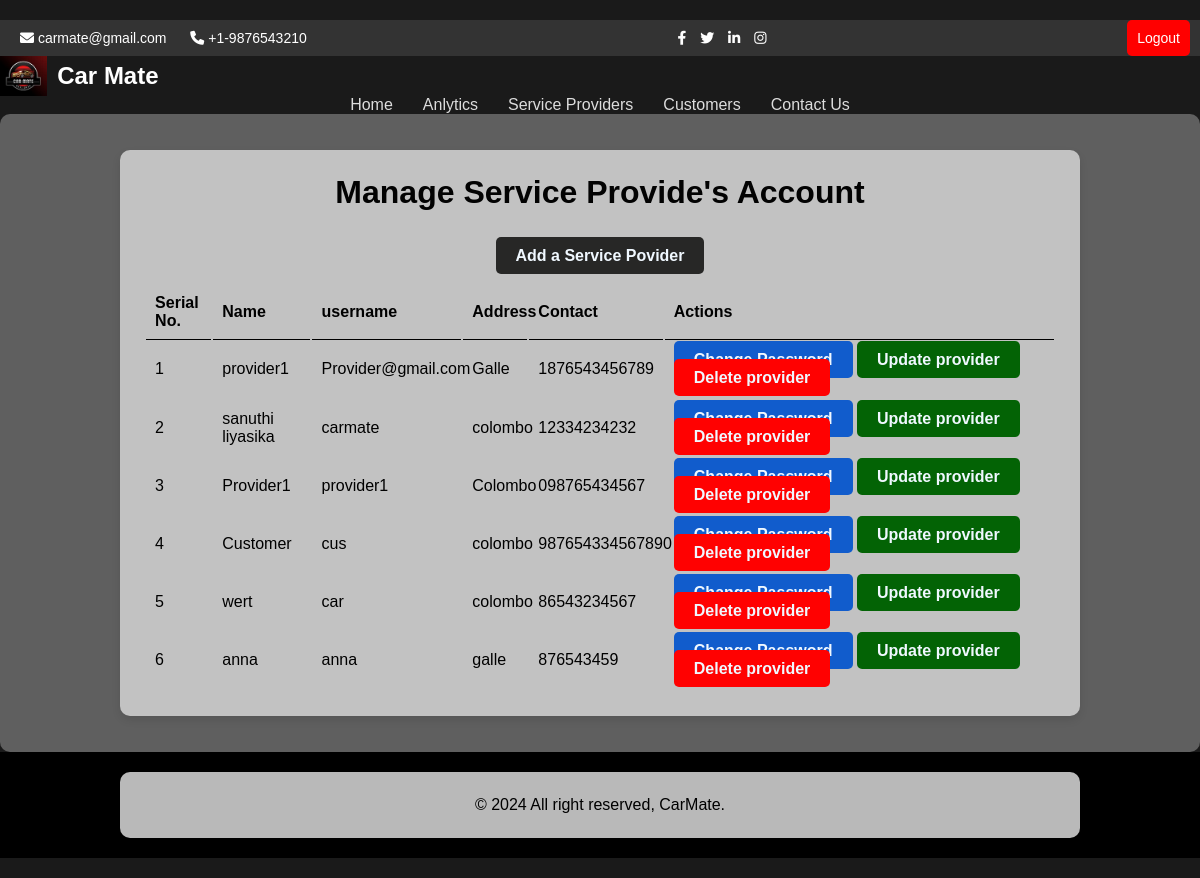
The page /Admin/Service-provider.php on the database its author committed.
### tables this page shows
CREATE TABLE `provider` (
  `id` int(255) NOT NULL,
  `name` varchar(255) NOT NULL,
  `email` varchar(255) NOT NULL,
  `username` varchar(255) NOT NULL,
  `password` varchar(255) NOT NULL,
  `address` varchar(255) NOT NULL,
  `contact` varchar(255) NOT NULL
);

### Admin/Service-provider.php (the view, shortened to what this page needs)
<?php include ('partials/menu.php')?>
<div class="Main-content">
<div class="wrapper">
       <h1>
            Manage Service Provide's Account
      </h1>
      <br><br>
      <a href ="Add-sp.php" class="btn-primary">Add a Service Povider</a>
      <br><br>
      <table class=" tbl-full">
        <tr>
            <th>Serial No.</th>
            <th>Name</th>
            <th>username</th>
            <th>Address</th>
            <th>Contact</th>
            <th>Actions</th>
        </tr>
        <?php
        $sql="SELECT*FROM provider";
        $res = mysqli_query($conn,$sql);
        $sn=1;
        if($res==TRUE)
        {
          $count = mysqli_num_rows($res);
          if($count> 0){
            while($rows=mysqli_fetch_assoc($res))
            {
              $ID= $rows["id"];
              $full_name=$rows['name'];
              $username = $rows['username'];
              $address=$rows['address'];
              $contact = $rows['contact'];
              ?>
            <tr>
            <td><?php echo $sn++; ?></td>
            <td><?php echo $full_name; ?></td>
            <td><?php echo $username; ?></td>
            <td><?php echo $address; ?></td>
            <td><?php echo $contact; ?></td>
            <td>
           <a href="<?php echo SITEURL;?>admin/update-SPpass.php?ID=<?php echo $ID;?>"class="btn-primary2">Change Password</a>
             <a href ="<?php echo SITEURL;?>admin/update-sp.php?ID=<?php echo $ID;?>" class="btn-service">Update provider</a>
               <a href ="<?php echo SITEURL;?>admin/delete-sp.php?ID=<?php echo $ID;?>" class="btn-tertiary">Delete provider</a>
            </td>
            <tr>
<?php
            }
          }
          else{
          }
        }
        ?>
      </table>
</div>
</div>
<?php include ('partials/Footer.php')?>

### Admin/Admin.css (style rules this page uses)
* { margin: 0; padding: 0; box-sizing: border-box; font-family: Arial, sans-serif; }
body { background: linear-gradient(rgba(85, 85, 85, 0.7), rgba(85, 85, 85, 0.7)), url("../pic/background.jpg"); background-size: cover; background-position: center; background-attachment: fixed; color: #000000; }
.wrapper { padding: 2%; width: 80%; margin: 0 auto; background-color: rgba(206, 206, 206, 0.9); border-radius: 10px; box-shadow: 0 4px 8px rgba(0, 0, 0, 0.1); }
.main-content { background-color: #5f5f5f; padding: 3% 0; border-radius: 10px; color: #020202; }
.tbl-full { width: 100%; }
table tr th { border-bottom: 1px solid black; padding: 1%; text-align: left; }
table tr td { padding: 1%; }
header h1 { margin: 0; }
.btn-primary, .btn-secondary, .btn-tertiary, .btn-primary2,.btn-update,.btn-Service { padding: 10px 20px; width: 200px; color: aliceblue; text-decoration: none; font-weight: bold; justify-content: center; border-radius: 5px; }
.btn-primary { background-color: #272726; }
.btn-Service { background-color: #036305; }
.btn-tertiary { background-color: #ff0101; }
.btn-primary2 { background-color: #115ccc; }

### rows shown on the page
provider: name "provider1", username "Provider@gmail.com", address "Galle", contact "1876543456789"
provider: name "sanuthi liyasika", username "carmate", address "colombo", contact "12334234232"
provider: name "Provider1", username "provider1", address "Colombo", contact "098765434567"
provider: name "Customer", username "cus", address "colombo", contact "987654334567890"
provider: name "wert", username "car", address "colombo", contact "86543234567"
provider: name "anna", username "anna", address "galle", contact "876543459"
